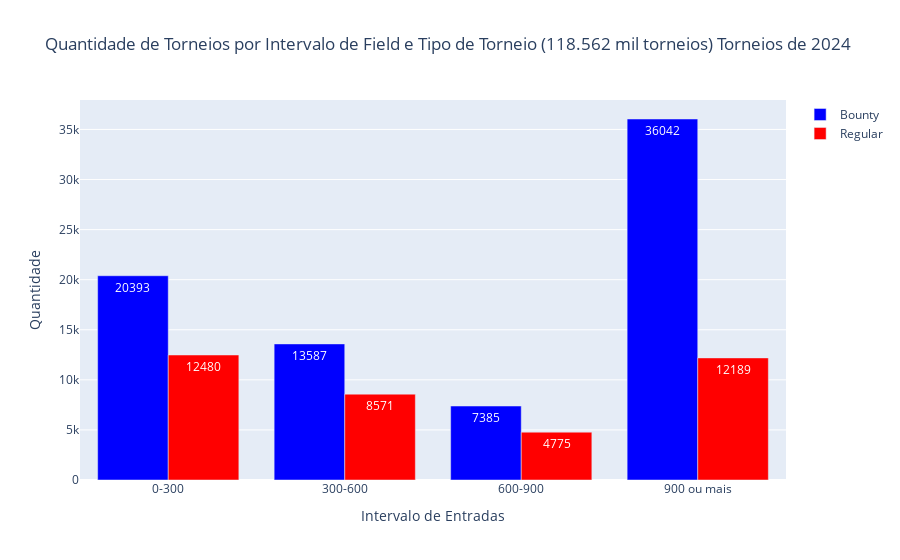

The notebook cell saved with this chart:
### Code cell
import plotly.graph_objects as go

# Definindo os intervalos para dividir os dados
bins = [0, 300, 600, 900, float('inf')]

# Definindo os rótulos para os grupos
labels = ['0-300', '300-600', '600-900', '900 ou mais']

# Adicionando uma nova coluna ao DataFrame com os rótulos dos intervalos
df77['Intervalo'] = pd.cut(df77['Entradas'], bins=bins, labels=labels, right=False)

# Calculando a quantidade total de torneios em cada intervalo e tipo de torneio
total_torneios_por_intervalo_tipo = df77.groupby(['Intervalo', 'Tipo de Torneio']).size().reset_index(name='Total')

# Calculando as porcentagens de cada tipo de torneio em cada intervalo
total_torneios_por_intervalo = df77.groupby('Intervalo').size().reset_index(name='Total')
total_torneios_por_intervalo_tipo = pd.merge(total_torneios_por_intervalo_tipo, total_torneios_por_intervalo, on='Intervalo')
total_torneios_por_intervalo_tipo['Porcentagem'] = total_torneios_por_intervalo_tipo['Total_x'] / total_torneios_por_intervalo_tipo['Total_y']

# Definindo os rótulos para as barras (serão compartilhados por ambos os conjuntos)
rotulos = labels

# Criando as listas de valores para cada tipo de torneio
valores_por_tipo = {}
for tipo_torneio in total_torneios_por_intervalo_tipo['Tipo de Torneio'].unique():
    valores_por_tipo[tipo_torneio] = total_torneios_por_intervalo_tipo[total_torneios_por_intervalo_tipo['Tipo de Torneio'] == tipo_torneio]['Total_x'].tolist()

    
    
    
    
# Criando as barras para cada tipo de torneio
barras = []
cores = ['blue', 'red']  # Cores alternadas para os tipos de torneio
for tipo_torneio, cor in zip(valores_por_tipo.keys(), cores):
    barras.append(go.Bar(
        x=rotulos,
        y=valores_por_tipo[tipo_torneio],
        text=valores_por_tipo[tipo_torneio],  # Adicionando os valores como texto nas barras
        name=tipo_torneio,
        marker_color=cor  # Aplicando a cor alternada
    ))

# Criando a figura
fig = go.Figure()

# Adicionando as barras à figura
for barra in barras:
    fig.add_trace(barra)


# Atualizando o layout do gráfico
fig.update_layout(
    xaxis_title='Intervalo de Entradas',
    yaxis_title='Quantidade',
    title='Quantidade de Torneios por Intervalo de Field e Tipo de Torneio (118.562 mil torneios) Torneios de 2024',
    barmode='group'  # Agrupando as barras
)

# Exibindo o gráfico
fig.show()

### Figure 1 — Plotly figure (JSON) as saved in the notebook; plotly's stock layout.template omitted (floating-point values rounded to 4 significant figures)
{"data": [{"marker": {"color": "blue"}, "name": "Bounty", "text": ["20393", "13587", "7385", "36042"], "type": "bar", "x": ["0-300", "300-600", "600-900", "900 ou mais"], "y": [20393, 13587, 7385, 36042]}, {"marker": {"color": "red"}, "name": "Regular", "text": ["12480", "8571", "4775", "12189"], "type": "bar", "x": ["0-300", "300-600", "600-900", "900 ou mais"], "y": [12480, 8571, 4775, 12189]}], "layout": {"barmode": "group", "title": {"text": "Quantidade de Torneios por Intervalo de Field e Tipo de Torneio (118.562 mil torneios) Torneios de 2024"}, "xaxis": {"title": {"text": "Intervalo de Entradas"}}, "yaxis": {"title": {"text": "Quantidade"}}}}
